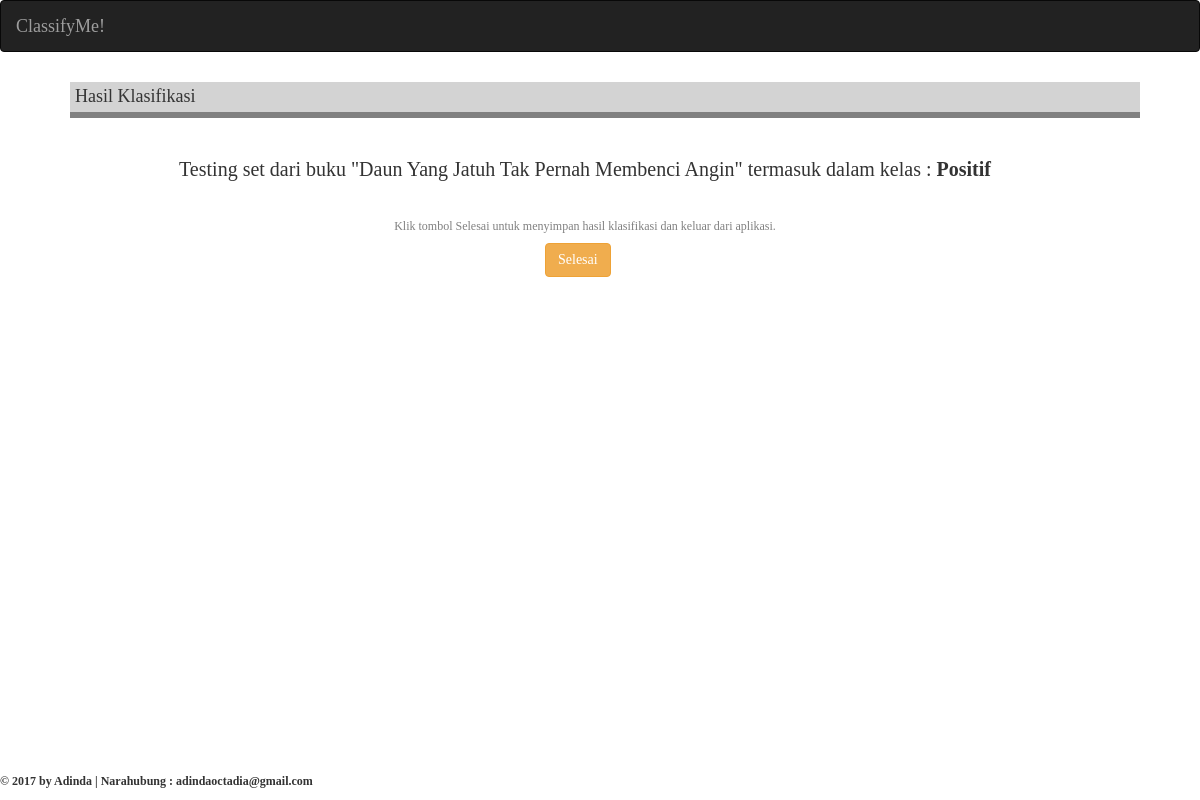
/classifyme/input/data/41/hasil/, run on an earlier commit of the app's database.
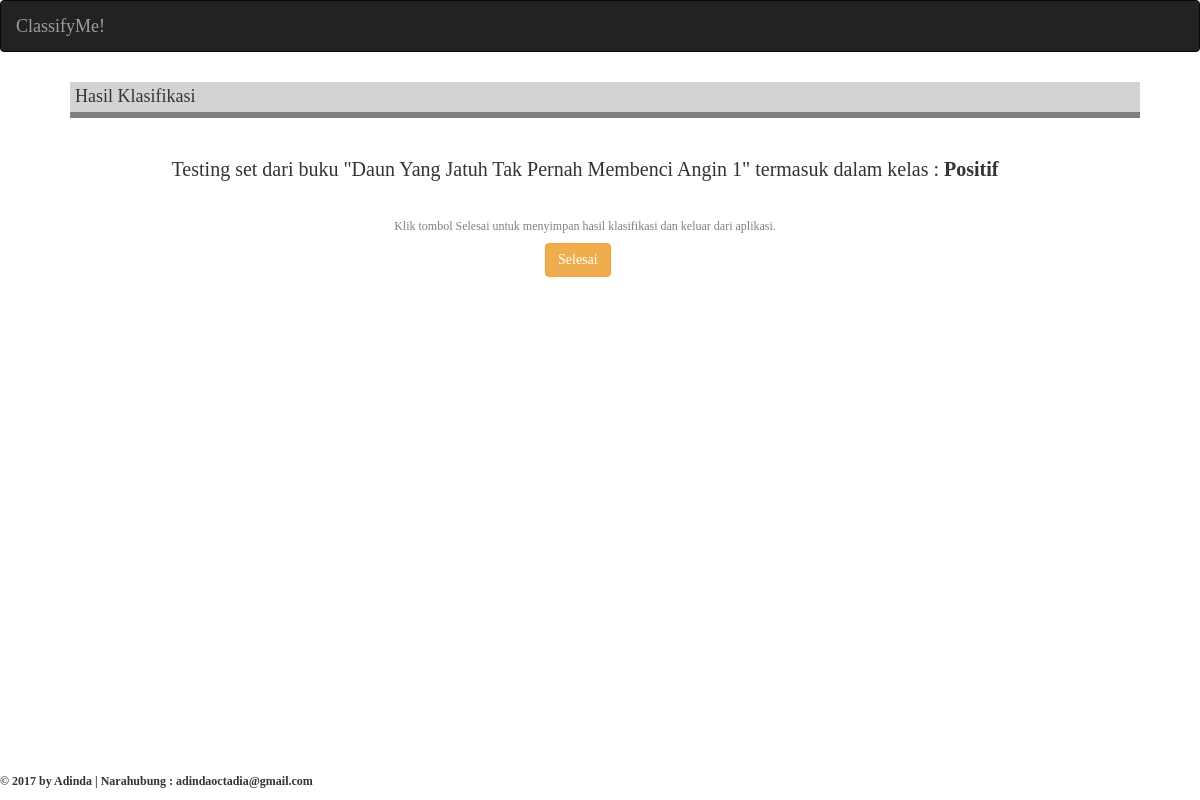
And on a later commit of the database.
### classifyme/models.py (models this page shows, shortened)
class Buku(models.Model):
    penulis = models.CharField(max_length=20)
    judul = models.CharField(max_length=100)
    penerbit = models.CharField(max_length=30)
    tahun_terbit = models.CharField(max_length=4)
    training_set_positif = models.ForeignKey(TrainingSetPos, null=True)
    training_set_negatif = models.ForeignKey(TrainingSetNeg, null=True)
    testing_set = models.FileField(blank=True, null=True, upload_to='files/%Y/%m/%d/')
    priors_pos = models.FloatField(blank=True, null=True)
    priors_neg = models.FloatField(blank=True, null=True)
    hasil_pos = models.FloatField(blank=True, null=True)
    hasil_neg = models.FloatField(blank=True, null=True)
    hasil_klasifikasi = models.CharField(max_length=20, blank=True, null=True)

### classifyme/views.py (the view)
# urls.py: url(r'^classifyme/input/data/(?P<buku_id>\d+)/hasil/$', views.hasil, name='hasil'),
def hasil(request, buku_id):
    context = {}
    selected_buku = Buku.objects.get(id=int(buku_id))
    context['buku'] = selected_buku
    if selected_buku.hasil_pos > selected_buku.hasil_neg:
        hasil_akhir = "Positif"
    elif selected_buku.hasil_pos < selected_buku.hasil_neg:
        hasil_akhir = "Negatif"
    else:
        hasil_akhir = "Tidak Terdefinisi"
    context['hasil_akhir'] = hasil_akhir
    selected_hasil = Buku.objects.get(id=int(buku_id))
    selected_hasil.hasil_klasifikasi = hasil_akhir
    selected_hasil.save()
    return render(request, 'classifyme/hasil.html', context)

### templates/classifyme/hasil.html
{% extends 'classifyme/base.html' %}
{% block content %}
<div class="content container">
  <div class="row">
    <div class="col-md-12">
      <h4 style="margin-left: 40px; border-bottom: 6px solid grey; background-color: lightgrey; padding: 5px;">Hasil Klasifikasi</h4>
      <br>
        <h5 style="text-align: center; font-size: 20px;">Testing set dari buku "{{ buku.judul }}" termasuk dalam kelas : <strong>{{ hasil_akhir }}<strong></h5>
        <br>
        <h6 style="text-align: center; color: grey;">Klik tombol Selesai untuk menyimpan hasil klasifikasi dan keluar dari aplikasi.</h5>
        <a href="{% url 'classifyme:input' %}" class="save btn btn-warning" role="button" style="margin-left: 515px;">Selesai</a>
        <br>
        <br>
        <br>
    </div>
  </div>
</div>
{% endblock %}

What changed in the data, as far as the page shows it:
changed Buku "Positif": judul "Daun Yang Jatuh Tak Pernah Membenci Angin" → "Daun Yang Jatuh Tak Pernah Membenci Angin 1"
